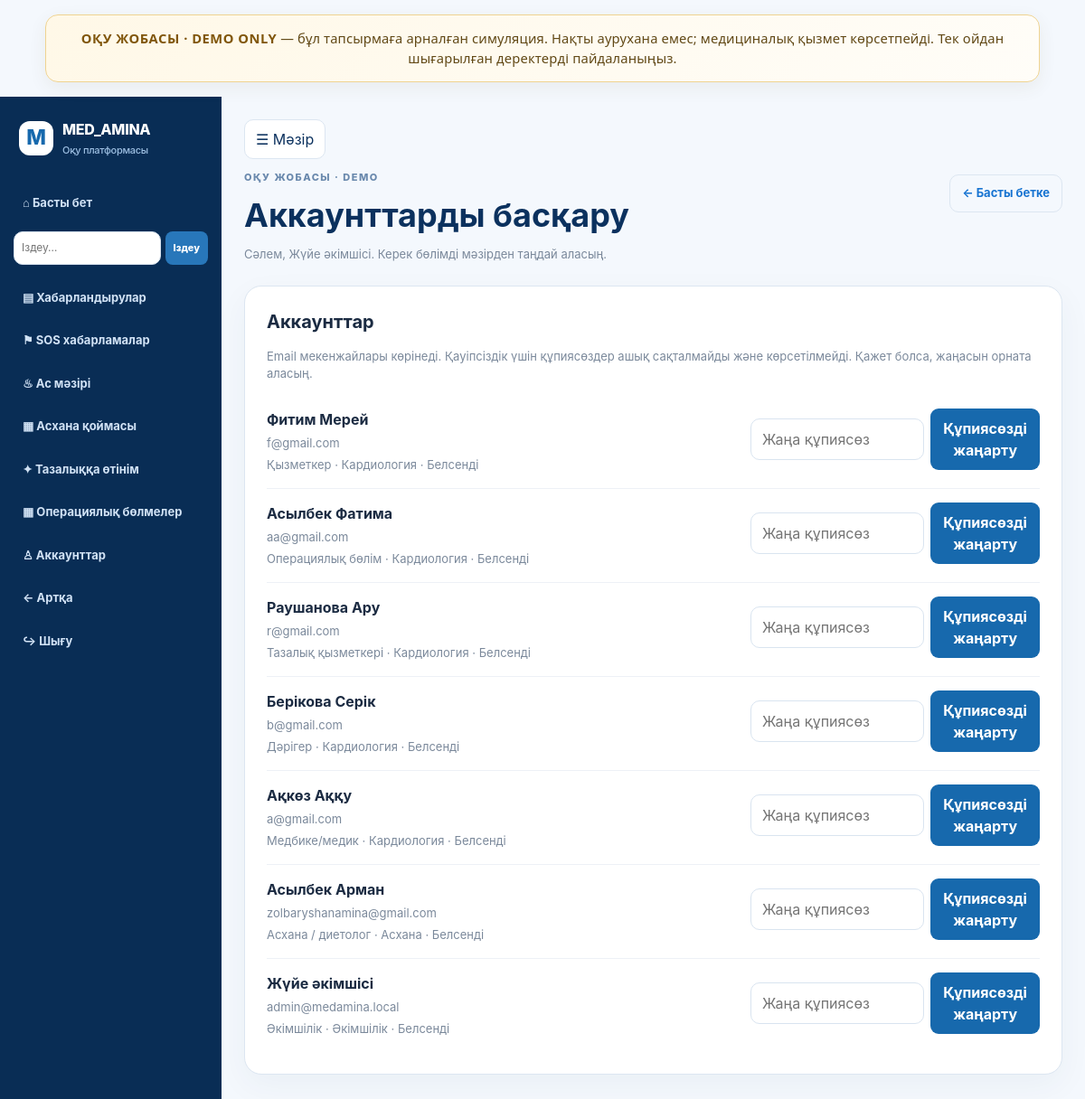
/admin/accounts (signed in), run on the app's committed database.
### tables this page shows
CREATE TABLE users (
            id INTEGER PRIMARY KEY AUTOINCREMENT,
            full_name TEXT NOT NULL,
            email TEXT NOT NULL UNIQUE,
            password_hash TEXT NOT NULL,
            role TEXT NOT NULL,
            specialty TEXT DEFAULT '',
            department TEXT DEFAULT '',
            approved INTEGER NOT NULL DEFAULT 0,
            created_at TEXT DEFAULT CURRENT_TIMESTAMP
        );

### med_amina_server.py (the view)
@app.route('/admin/accounts')
@roles_required('admin')
def admin_accounts():
    with get_db() as db: accounts=db.execute('SELECT id,full_name,email,role,department,specialty,approved,created_at FROM users ORDER BY id DESC').fetchall()
    return render_template('section.html',page='accounts',user=current_user(),accounts=accounts)

### med_amina_db.py (called while the page is built)
@contextmanager
def get_db():
    db = sqlite3.connect(DB_PATH)
    db.row_factory = sqlite3.Row
    db.execute("PRAGMA foreign_keys = ON")
    try:
        yield db
        db.commit()
    except Exception:
        db.rollback()
        raise
    finally:
        db.close()

### med_amina_server.py (called while the page is built)
def current_user():
    uid = session.get("user_id")
    if not uid:
        return None
    with get_db() as db:
        row = db.execute("SELECT * FROM users WHERE id=?", (uid,)).fetchone()
        return dict(row) if row else None

def login_required(fn):
    @wraps(fn)
    def wrapper(*args, **kwargs):
        if not current_user():
            flash("Алдымен жүйеге кіріңіз.", "warning")
            return redirect(url_for("login"))
        return fn(*args, **kwargs)
    return wrapper

def roles_required(*roles):
    def deco(fn):
        @wraps(fn)
        @login_required
        def wrapper(*args, **kwargs):
            user = current_user()
            if user["role"] not in roles:
                abort(403)
            if user["role"] in WORKER_ROLES and not user["approved"]:
                session.clear()
                flash("Аккаунтыңыз әкімшілік растауын күтуде.", "warning")
                return redirect(url_for("login"))
            return fn(*args, **kwargs)
        return wrapper
    return deco

### templates/section.html (shortened to what this page needs)
{% extends 'base.html' %}
{% block body %}
<div class="app-shell">
	<aside class="side-nav">
		<a class="brand" href="{{ url_for('dashboard') }}">
			<span class="brand-mark">M</span>
			<span>MED_AMINA<small>Оқу платформасы</small></span>
		</a>
		<a href="{{ url_for('dashboard') }}">⌂ Басты бет</a>
		<form action="{{ url_for('search') }}" method="get" class="side-search">
			<input name="q" placeholder="Іздеу…" aria-label="Іздеу" required>
			<button>Іздеу</button>
		</form>
		<a href="{{ url_for('announcements') }}">▤ Хабарландырулар</a>
		{% if user.role in ['admin', 'doctor', 'nurse'] %}
			<a href="{{ url_for('medic_sos') }}">⚑ SOS хабарламалар</a>
		{% endif %}
		{% if user.role in ['admin', 'employee', 'kitchen'] %}
			<a href="{{ url_for('kitchen') }}">♨ Ас мәзірі</a>
			<a href="{{ url_for('inventory') }}">▦ Асхана қоймасы</a>
		{% endif %}
		<a href="{{ url_for('cleaning') }}">✦ Тазалыққа өтінім</a>
		{% if user.role in ['admin', 'employee', 'operating_room'] %}
			<a href="{{ url_for('operating_rooms') }}">▦ Операциялық бөлмелер</a>
		{% endif %}
		{% if user.role == 'admin' %}
			<a href="{{ url_for('admin_accounts') }}">♙ Аккаунттар</a>
		{% endif %}
		<a href="{{ url_for('back') }}">← Артқа</a>
		<a href="{{ url_for('logout') }}">↪ Шығу</a>
	</aside>
	<main class="main-panel">
		<header class="page-top">
			<div>
				<button class="menu-toggle" data-menu-toggle aria-label="Мәзірді жасыру">
					☰ Мәзір
				</button>
				<p class="eyebrow">ОҚУ ЖОБАСЫ · DEMO</p>
				<h1>
					{% if page == 'profile' %}Медициналық профиль
					{% elif page == 'sos' %}Шұғыл SOS жіберу
					{% elif page == 'medic_sos' %}Медиктерге келген SOS
					{% elif page == 'announcements' %}Хабарландырулар
					{% elif page == 'inventory' %}Асхана және өнім қоймасы
					{% elif page == 'kitchen' %}Ас мәзірі
					{% elif page == 'cleaning' %}Тазалау тапсырмалары
					{% elif page == 'operating_rooms' %}Операциялық бөлмелер
					{% elif page == 'search' %}Іздеу нәтижелері
					{% else %}Аккаунттарды басқару{% endif %}
				</h1>
				<p class="muted">
					Сәлем, {{ user.full_name }}. Керек бөлімді мәзірден таңдай аласың.
				</p>
			</div>
			<a class="back-link" href="{{ url_for('dashboard') }}">← Басты бетке</a>
		</header>
		{% if page == 'profile' %}
			<section class="panel">
				<h2>Өз мәліметтерің</h2>
				<p class="muted">Бұл оқу демосы. Мұнда нақты медициналық деректер жазба.</p>
				<form method="post" class="form-grid">
					<label>
						Қан тобы
						<select name="blood_type">
							<option value="">Таңда</option>
							{% for b in ['O(I)+', 'O(I)-', 'A(II)+', 'A(II)-', 'B(III)+', 'B(III)-', 'AB(IV)+', 'AB(IV)-'] %}
								<option value="{{ b }}" {% if profile and profile.blood_type == b %}selected{% endif %}>
									{{ b }}
								</option>
							{% endfor %}
						</select>
					</label>
					<label>
						Салмақ (кг)
						<input name="weight" type="number" min="1" max="500" step="0.1"
									 value="{{ profile.weight if profile and profile.weight else '' }}">
					</label>
					<label>
						Бой (см)
						<input name="height" type="number" min="1" max="300" step="0.1"
									 value="{{ profile.height if profile and profile.height else '' }}">
					</label>
					<label class="full-field">
						Аллергиялар
						<textarea name="allergies" rows="3"
											placeholder="Мысалы: оқу дерегі — жаңғаққа аллергия">{{ profile.allergies if profile else '' }}</textarea>
					</label>
					<button class="primary-btn" type="submit">Сақтау</button>
				</form>
			</section>
		{% elif page == 'accounts' %}
			<section class="panel">
				<h2>Аккаунттар</h2>
				<p class="muted">
					Email мекенжайлары көрінеді. Қауіпсіздік үшін құпиясөздер ашық сақталмайды және
					көрсетілмейді. Қажет болса, жаңасын орната аласың.
				</p>
				{% for a in accounts %}
					<div class="result-row account-row">
						<div>
							<strong>{{ a.full_name }}</strong>
							<p>{{ a.email }}</p>
							<p>
								{{ role_labels.get(a.role, a.role) if role_labels is defined else a.role }} ·
								{{ a.department or a.specialty or 'Бөлім көрсетілмеген' }} ·
								{% if a.approved %}Белсенді{% else %}Растау күтіп тұр{% endif %}
							</p>
						</div>
						<form method="post" action="{{ url_for('reset_password', user_id=a.id) }}"
									class="reset-form">
							<input name="new_password" type="password" minlength="8"
										 placeholder="Жаңа құпиясөз" required>
							<button class="small-btn">Құпиясөзді жаңарту</button>
						</form>
					</div>
				{% endfor %}
			</section>
		{% endif %}
	</main>
</div>
{% endblock %}

### templates/base.html (shortened to what this page needs)
<!doctype html>
<html lang="kk">
<head>
	<link rel="stylesheet" href="{{ url_for('static', filename='style.css') }}">
</head>
<body class="{% if me %}app-body{% else %}public-body{% endif %}">
	<aside class="school-demo-banner" role="note">
		<strong>ОҚУ ЖОБАСЫ · DEMO ONLY</strong> — бұл тапсырмаға арналған симуляция.
		Нақты аурухана емес; медициналық қызмет көрсетпейді. Тек ойдан шығарылған деректерді пайдаланыңыз.
	</aside>
	{% block body %}{% endblock %}
</body>
</html>

### static/style.css (style rules this page uses)
:root { --navy: #0b315e; --navy2: #164b80; --blue: #1673d1; --pale: #edf5ff; --bg: #f4f8fd; --text: #1b2b42; --muted: #7b899b; --line: #dce6f1; --white: #fff; --green: #1d9a78; --shadow: 0 12px 36px #173b5d0c; }
* { box-sizing: border-box; }
body { margin: 0; font-family: Inter, ui-sans-serif, system-ui, -apple-system, "Segoe UI", sans-serif; color: var(--text); background: var(--bg); line-height: 1.5; }
a { color: var(--blue); text-decoration: none; }
button, input, select { font: inherit; }
button, a, select { touch-action: manipulation; }
.brand { display: flex; align-items: center; gap: 10px; font-weight: 850; color: var(--navy); letter-spacing: -.3px; }
.eyebrow { font-size: 11px; letter-spacing: 1.5px; font-weight: 850; color: #6a89ad; }
.role-card, .panel, .stat { background: #fff; border: 1px solid var(--line); border-radius: 19px; box-shadow: var(--shadow); }
input, select { width: 100%; min-height: 44px; border: 1px solid #d9e4f0; border-radius: 10px; padding: 10px 12px; background: white; color: var(--text); outline: none; }
.muted { color: var(--muted); font-size: 13px; }
.app-shell { min-height: 100vh; display: flex; }
.menu-toggle { border: 1px solid var(--line); background: white; color: var(--navy); border-radius: 10px; width: 40px; height: 40px; cursor: pointer; }
.panel { padding: 24px; margin: 18px 0; min-width: 0; }
.panel h2 { font-size: 20px; margin: 0 0 14px; }
.school-demo-banner { position: relative; z-index: 1000; background: #fff2cc; color: #674d00; border-bottom: 1px solid #e7cf83; padding: 10px 16px; text-align: center; font-size: 12px; font-weight: 800; letter-spacing: .15px; line-height: 1.5; }
.top-search button, .small-btn { border: 0; border-radius: 9px; background: #1769ad; color: #fff; font-weight: 750; padding: 10px 13px; cursor: pointer; }
.side-nav { width: 245px; flex: 0 0 245px; background: #092d55; color: #d9e9fa; padding: 20px 13px; display: flex; flex-direction: column; gap: 6px; }
.side-nav > a:not(.brand) { padding: 11px 12px; border-radius: 10px; color: #d1e2f5; font-size: 13px; font-weight: 650; }
.brand { display: flex; align-items: center; gap: 10px; color: white; font-weight: 850; padding: 4px 8px 24px; }
.brand small { display: block; color: #9fc1e4; font-size: 11px; font-weight: 500; margin-top: 3px; }
.brand-mark { width: 38px; height: 38px; display: grid; place-items: center; background: #fff; color: #1769ad; border-radius: 12px; font-size: 23px; }
.main-panel { flex: 1; min-width: 0; padding: 25px; max-width: 1500px; margin: 0 auto; }
.page-top { display: flex; justify-content: space-between; align-items: center; gap: 20px; margin-bottom: 20px; }
.page-top h1 { font-size: clamp(25px, 3vw, 36px); margin: 7px 0; color: var(--navy); }
.page-top p { margin: 4px 0; }
.back-link { white-space: nowrap; border: 1px solid var(--line); border-radius: 10px; padding: 10px 13px; font-size: 13px; font-weight: 700; }
.result-row { display: flex; justify-content: space-between; align-items: center; gap: 16px; padding: 15px 0; border-bottom: 1px solid #edf1f6; }
.result-row:last-child { border-bottom: 0; }
.result-row p { margin: 5px 0 0; color: var(--muted); font-size: 13px; overflow-wrap: anywhere; }
.inline-form, .reset-form { display: flex; gap: 7px; align-items: center; max-width: 320px; }
.inline-form input, .reset-form input { min-width: 100px; }
.account-row { align-items: flex-start; }
.account-row > div { min-width: 0; }
.account-row p { overflow-wrap: anywhere; }
.side-search { display: flex; gap: 5px; margin: 4px 2px 10px; }
.side-search input { min-width: 0; min-height: 37px; font-size: 12px; padding: 8px; }
.side-search button { border: 0; border-radius: 8px; background: #2877ba; color: #fff; font-size: 11px; font-weight: 800; padding: 0 9px; cursor: pointer; }
.page-top .menu-toggle { width: auto; height: auto; padding: 9px 12px; margin-bottom: 8px; }

### templates/base.html (style rules this page uses)
.school-demo-banner { box-sizing: border-box; width: min(100% - 2rem, 1100px); margin: 1rem auto; padding: .85rem 1.15rem; border: 1px solid #efd391; border-radius: 14px; background: linear-gradient(135deg, #fff8e7, #fffdf8); color: #624916; font: 500 .92rem/1.55 system-ui, -apple-system, BlinkMacSystemFont, "Segoe UI", sans-serif; box-shadow: 0 6px 20px rgb(86 65 24 / 7%); }
.school-demo-banner strong { color: #80560b; letter-spacing: .035em; }

### data on the page
users: full_name "Жүйе әкімшісі", email "admin@medamina.local", role "Әкімшілік", department "Әкімшілік", approved "Белсенді"
users: full_name "Фитим Мерей", email "f@gmail.com", role "Қызметкер", department "Кардиология", approved "Белсенді"
users: full_name "Асылбек Фатима", email "aa@gmail.com", role "Операциялық бөлім", department "Кардиология", approved "Белсенді"
users: full_name "Раушанова Ару", email "r@gmail.com", role "Тазалық қызметкері", department "Кардиология", approved "Белсенді"
users: full_name "Берікова Серік", email "b@gmail.com", role "Дәрігер", department "Кардиология", approved "Белсенді"
users: full_name "Ақкөз Аққу", email "a@gmail.com", role "Медбике/медик", department "Кардиология", approved "Белсенді"
users: full_name "Асылбек Арман", email "zolbaryshanamina@gmail.com", role "Асхана / диетолог", department "Асхана", approved "Белсенді"
